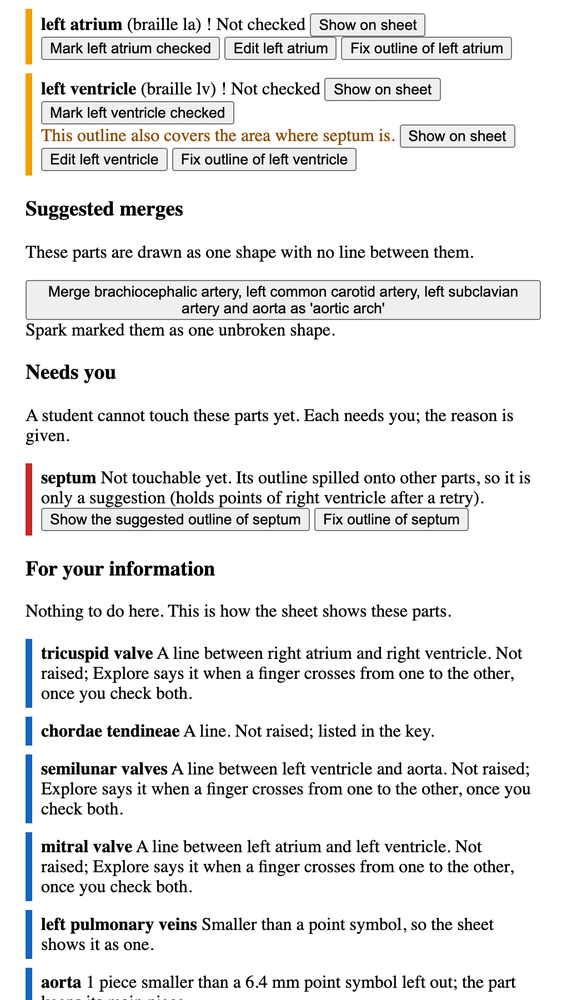
#> input picture site/img/author-review.png, 572 x 1000 px, shrunk from 1030 x 1800 before the run
$ python -i print_marks.py   (imports and definitions only)
#> lines starting #> are read from the running program, lines starting #| are printed output that depends on the picture; after the words box and inside, x2 and y2 are one past the last pixel; in counts of white or black regions, pixels touching at a corner belong together
"""Print marks on a figure, found in code with no model: label text, leader lines and ink.

Text. Thin marks are pixels that differ by more than MARK_CONTRAST from a 15 px morphological
closing (dark marks) or opening (light marks) of the gray image, so black text on a white
page and white text on a blue sea are both found. Each connected piece GLYPH_H px tall and no
wider than GLYPH_WIDE times its height is a glyph. Glyphs whose rows overlap and that sit
closer than WORD_GAP of their height chain into words. A word needs WORD_GLYPHS glyphs, a
box no taller than WORD_TALL times its tallest glyph and at least WORD_WIDE times as wide as
tall, and a ring 3 to 10 px around its box where RING_SAME of the pixels are within RING_COLOR
of the ring's median color: labels sit on a plain page, sea or tint, and anatomy does not. Text is
each word's box, grown 3 px, so a mask that fills a letter's counter is on text.

Leader lines. Straight segments (probabilistic Hough, at least LINE_MIN px) among the dark
marks that are not text, with an end within LINE_REACH px of a word. Line pixels are dark
marks within 4 px of such a segment, and, at the end away from the word, pixels within
DOT_RADIUS px that match the line's color within DOT_COLOR: the flower's red end dots.

Ink. Pixels under luminance INK_BELOW, the Arm B ink threshold: outlines, borders, black text.

Checked Oct 29 by eye on overlays of heart.png, flower.png and japan_regions.png: every
printed label is inside a word box, and no anatomy or coastline is taken for text. The
heart's leader lines are found; on the flower, the two thin ovule lines, the floral axis and
filament lines and the anther bracket are missed, and only some end dots are found. Japan
has no leader lines and none are found."""

from dataclasses import dataclass

import cv2
import numpy as np
import numpy.typing as npt

Mask = npt.NDArray[np.bool_]

MARK_KERNEL = 15
MARK_CONTRAST = 80
GLYPH_H = (14, 70)
GLYPH_WIDE = 2.5
GLYPH_MIN_PX = 15
WORD_GAP = 0.8
WORD_GLYPHS = 3
WORD_TALL = 1.45
WORD_WIDE = 1.4
RING_SAME = 0.7
RING_COLOR = 30
TEXT_GROW = 3
LINE_MIN = 50
LINE_REACH = 30
LINE_HALF_WIDTH = 4
DOT_RADIUS = 14
DOT_COLOR = 60
INK_BELOW = 64

Box = tuple[int, int, int, int]  # x0, y0, x1, y1, half-open


@dataclass(frozen=True)
class PrintMarks:
    text: Mask
    line: Mask
    ink: Mask
    words: list[Box]
    segments: list[Box]  # x0, y0, x1, y1 end points


def thin_marks(gray: npt.NDArray[np.uint8]) -> tuple[Mask, Mask]:
    k = cv2.getStructuringElement(cv2.MORPH_RECT, (MARK_KERNEL, MARK_KERNEL))
    dark = cv2.morphologyEx(gray, cv2.MORPH_BLACKHAT, k) > MARK_CONTRAST
    light = cv2.morphologyEx(gray, cv2.MORPH_TOPHAT, k) > MARK_CONTRAST
    return np.asarray(dark), np.asarray(light)


def glyphs(marks: Mask) -> list[Box]:
    n, _, st, _ = cv2.connectedComponentsWithStats(marks.astype(np.uint8), connectivity=8)
    out = []
    for i in range(1, n):
        x, y, w, h, area = (int(v) for v in st[i])
        if GLYPH_H[0] <= h <= GLYPH_H[1] and w <= GLYPH_WIDE * h and area >= GLYPH_MIN_PX:
            out.append((x, y, x + w, y + h))
    return out


def chain(boxes: list[Box]) -> list[list[Box]]:
    """Glyphs whose rows overlap by 40% of the shorter and whose gap is under WORD_GAP of
    the taller, joined transitively."""
    order = sorted(range(len(boxes)), key=lambda i: boxes[i][0])
    parent = list(range(len(boxes)))

    def find(a: int) -> int:
        while parent[a] != a:
            parent[a] = parent[parent[a]]
            a = parent[a]
        return a

    for ai, a in enumerate(order):
        _, ay0, ax1, ay1 = boxes[a]
        for c in order[ai + 1 :]:
            cx0, cy0, _, cy1 = boxes[c]
            if cx0 > ax1 + WORD_GAP * max(ay1 - ay0, cy1 - cy0):
                break
            shared = min(ay1, cy1) - max(ay0, cy0)
            if shared > 0.4 * min(ay1 - ay0, cy1 - cy0):
                parent[find(a)] = find(c)
    groups: dict[int, list[Box]] = {}
    for i, b in enumerate(boxes):
        groups.setdefault(find(i), []).append(b)
    return list(groups.values())


# [11 lines left out: function ring_same, not called in this run]


def words(image: npt.NDArray[np.uint8], marks: Mask) -> list[Box]:
    out = []
    for group in chain(glyphs(marks)):
        if len(group) < WORD_GLYPHS:
            continue
        box = (
            min(b[0] for b in group),
            min(b[1] for b in group),
            max(b[2] for b in group),
            max(b[3] for b in group),
        )
        tall = box[3] - box[1]
        if tall > WORD_TALL * max(b[3] - b[1] for b in group):
            continue
        if box[2] - box[0] < WORD_WIDE * tall or ring_same(image, box) < RING_SAME:
            continue
        out.append(box)
    return out


def find(image: npt.NDArray[np.uint8]) -> PrintMarks:
    gray = np.asarray(cv2.cvtColor(image, cv2.COLOR_RGB2GRAY), np.uint8)
    dark, light = thin_marks(gray)
    h, w = gray.shape
    found = words(image, dark) + words(image, light)
    text = np.zeros((h, w), bool)
    g = TEXT_GROW
    for x0, y0, x1, y1 in found:
        text[max(0, y0 - g) : y1 + g, max(0, x0 - g) : x1 + g] = True
    rest = (dark & ~text).astype(np.uint8) * 255
    raw = cv2.HoughLinesP(rest, 1, np.pi / 360, threshold=60, minLineLength=LINE_MIN, maxLineGap=4)
    reach = 2 * LINE_REACH + 1
    near = cv2.dilate(text.astype(np.uint8), np.ones((reach, reach), np.uint8)).astype(bool)
    line = np.zeros((h, w), bool)
    segments: list[Box] = []
    for x0, y0, x1, y1 in raw.reshape(-1, 4) if raw is not None else []:
        if not (near[y0, x0] or near[y1, x1]):
            continue
        segments.append((int(x0), int(y0), int(x1), int(y1)))
        drawn = np.zeros((h, w), np.uint8)
        cv2.line(drawn, (int(x0), int(y0)), (int(x1), int(y1)), 1, 2 * LINE_HALF_WIDTH + 1)
        own = (drawn > 0) & dark
        line |= own
        if near[y0, x0] != near[y1, x1]:
            far = (int(x0), int(y0)) if near[y1, x1] else (int(x1), int(y1))
            line |= end_dot(image, own, far)
    return PrintMarks(text, line, np.asarray(gray < INK_BELOW), found, segments)


# [15 lines left out: function end_dot, not called in this run]

>>> import cv2
>>> picture = cv2.cvtColor(cv2.imread('../../../../site/img/author-review.png'), cv2.COLOR_BGR2RGB)
>>> result = find(picture)
#> in thin_marks, `dark = cv2.morphologyEx(gray, cv2.MORPH_BLACKHAT, k) > MARK_CONTRAST`:
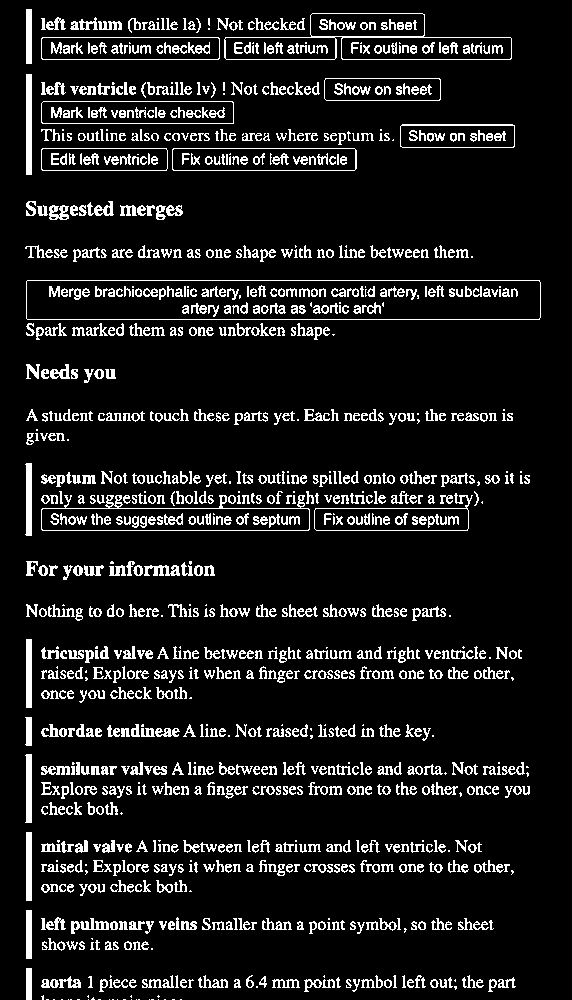
#> dark: shape (1000, 572) bool; 10.2% white in thin lines or dots, all inside (x1, y1, x2, y2) = (25, 9, 541, 1000)
#> in thin_marks, `light = cv2.morphologyEx(gray, cv2.MORPH_TOPHAT, k) > MARK_CONTRAST`:
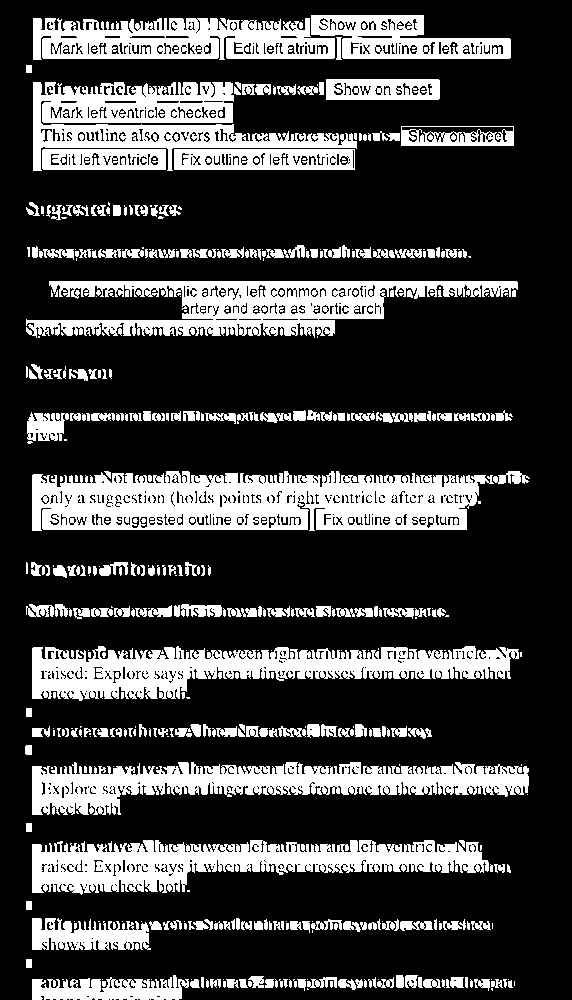
#> light: shape (1000, 572) bool; 24.1% white; 504 white regions (162 under 20 px), largest, box (x1, y1, x2, y2) and area: (32, 471, 494, 531) 20789, (32, 646, 519, 701) 14213, (32, 840, 489, 895) 13672
#> in glyphs, `n, _, st, _ = cv2.connectedComponentsWithStats(marks.astype(np.uint8),..`: n = 1183
#> in chain, `order = sorted(range(len(boxes)), key=lambda i: boxes[i][0])`: order = 25 items
#> the loop in words, `for group in chain(glyphs(marks)):` made 24 passes
#> group on passes 1 to 8: [(26, 9, 32, 64)], [(128, 18, 141, 33)], [(196, 18, 201, 33)], [(141, 82, 146, 98)], [(211, 82, 216, 98)], [(26, 201, 36, 216)], [(87, 201, 114, 216)], [(49, 205, 69, 220)]
#> after the loop in words, `for group in chain(glyphs(marks)):`: out = []
#> the loop in words (call 2), `for group in chain(glyphs(marks)):` made 8 passes
#> group on passes 1 to 8: [(336, 37, 342, 60)], [(26, 202, 40, 216), (51, 205, 62, 220)], [(31, 364, 43, 379)], [(27, 412, 69, 441)], [(31, 562, 42, 576)], [(99, 562, 128, 576), (131, 562, 137, 576)], [(185, 562, 197, 576)], [(307, 724, 320, 738)]
#> in find, `raw = cv2.HoughLinesP(rest, 1, np.pi / 360, threshold=60, minLineLengt..`: raw = 223 rows, first 6: [27, 707, 27, 639], [28, 900, 28, 832], [26, 174, 26, 74], [31, 174, 31, 74], [30, 63, 30, 9], [342, 59, 510, 59]
#> the loop in find, `for x0, y0, x1, y1 in raw.reshape(-1, 4) if raw is not None else []:` made 223 passes
#> after the loop in find, `for x0, y0, x1, y1 in raw.reshape(-1, 4) if raw is not None else []:`: segments = []

$ run again, on site/img/explore-corners.png
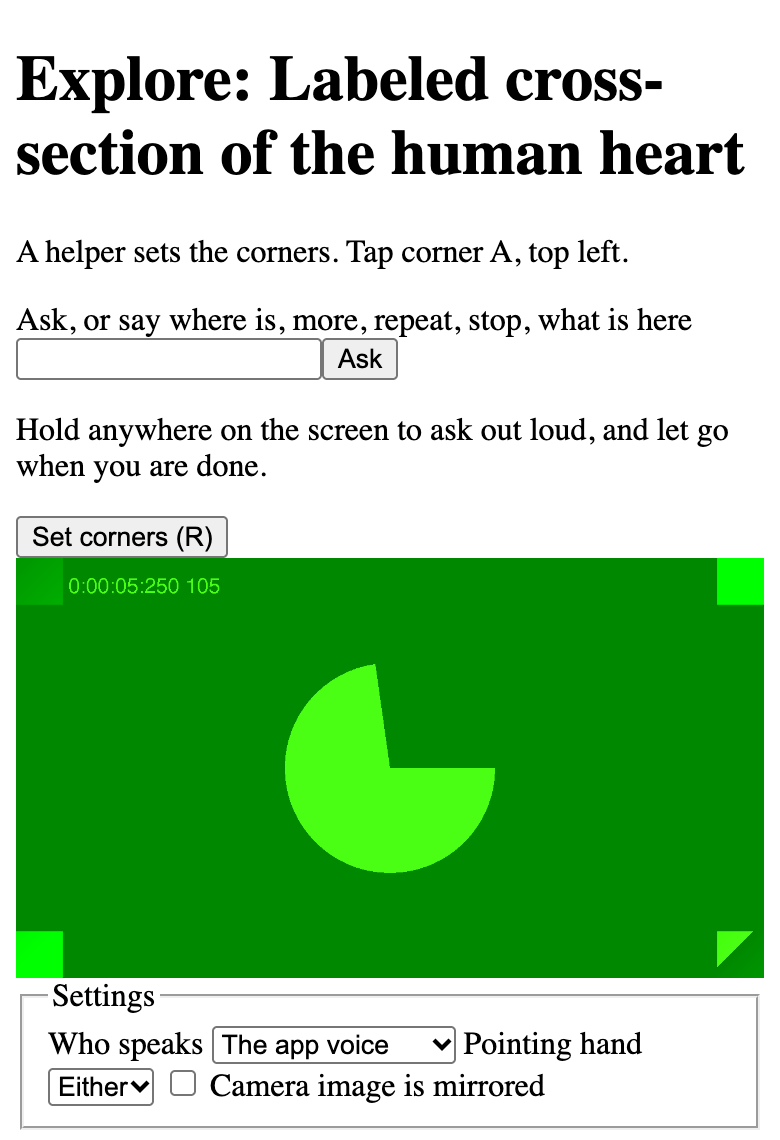
#> input picture site/img/explore-corners.png, 780 x 1140 px
#> dark: shape (1140, 780) bool; 6.4% white; 296 white regions (13 under 20 px), largest, box (x1, y1, x2, y2) and area: (16, 338, 398, 380) 1792, (23, 997, 758, 1128) 1726, (160, 994, 759, 996) 1197
#> light: shape (1140, 780) bool; 7.7% white; 410 white regions (83 under 20 px), largest, box (x1, y1, x2, y2) and area: (20, 518, 226, 556) 5778, (214, 1028, 388, 1062) 4640, (173, 310, 403, 341) 3656
#> n = 297
#> order = 252 items
#> the loop in words, `for group in chain(glyphs(marks)):` made 24 passes
#> tall on passes 1 to 8: 57, 45, 46, 29, 29, 29, 29, 26
#> after the loop in words, `for group in chain(glyphs(marks)):`: out = 20 items, first 6: (17, 56, 231, 113), (270, 56, 642, 101), (17, 129, 745, 175), (16, 240, 330, 269), (346, 240, 620, 269), (16, 308, 275, 337)
#> the loop in words (call 2), `for group in chain(glyphs(marks)):` made 30 passes
#> tall on passes 1, 2, 4, 5, 8, 9, 10, 11: 53, 43, 32, 41, 30, 30, 27, 26
#> found = 43 items, first 6: (17, 56, 231, 113), (270, 56, 642, 101), (17, 129, 745, 175), (16, 240, 330, 269), (346, 240, 620, 269), (16, 308, 275, 337)
#> the loop in find, `for x0, y0, x1, y1 in found:` made 43 passes
#> rest: shape (1140, 780); 0.93% white in thin lines or dots, all inside (x1, y1, x2, y2) = (16, 81, 764, 1129)
#> raw = 19 rows, first 6: [20, 1126, 757, 1126], [20, 1127, 757, 1127], [160, 995, 757, 995], [160, 994, 758, 994], [18, 378, 395, 378], [19, 379, 318, 379]
#> in find, `near = cv2.dilate(text.astype(np.uint8), np.ones((reach, reach), np.ui..`:
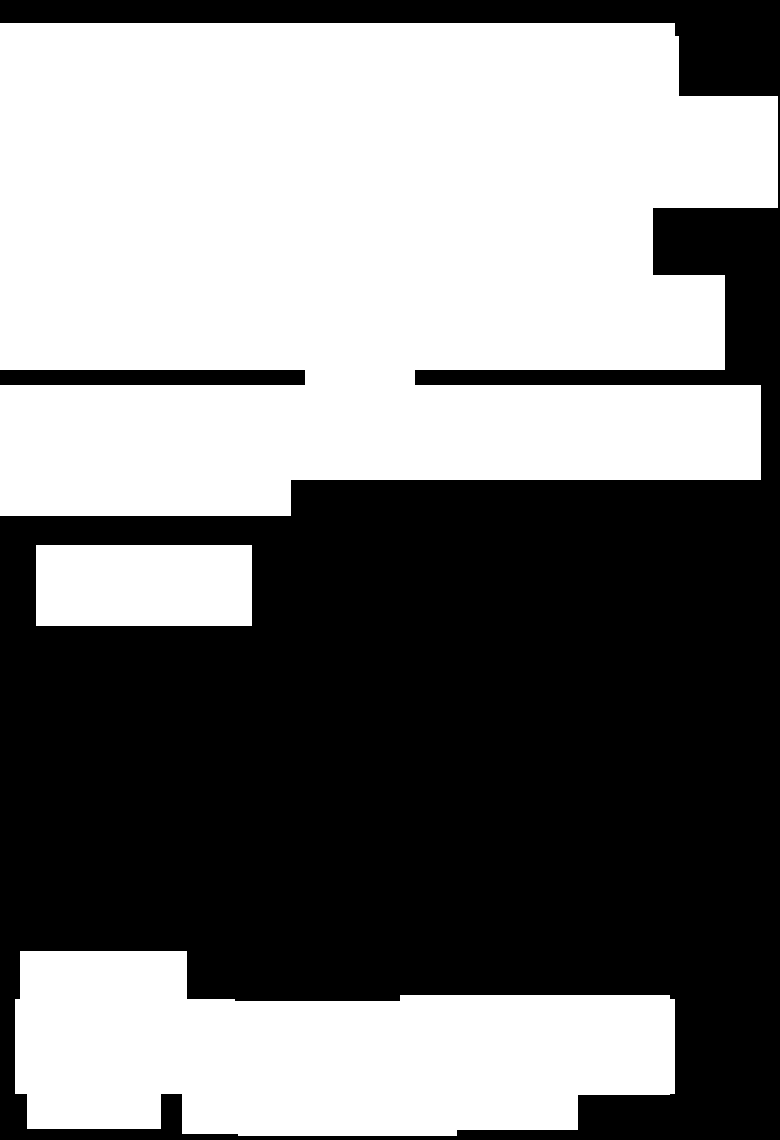
#> near: shape (1140, 780) bool; 49.8% white; 3 white regions, box (x1, y1, x2, y2) and area: (0, 23, 778, 516) 333698, (15, 951, 675, 1136) 92042, (36, 545, 252, 626) 17496
#> the loop in find, `for x0, y0, x1, y1 in raw.reshape(-1, 4) if raw is not None else []:` made 19 passes
#> (x0, y0, x1, y1) on passes 3, 4, 5, 6, 13: (743, 981, 772, 1010), (744, 980, 773, 1009), (4, 364, 33, 393), (5, 365, 34, 394), (7, 1111, 36, 1140)
#> after the loop in find, `for x0, y0, x1, y1 in raw.reshape(-1, 4) if raw is not None else []:`:
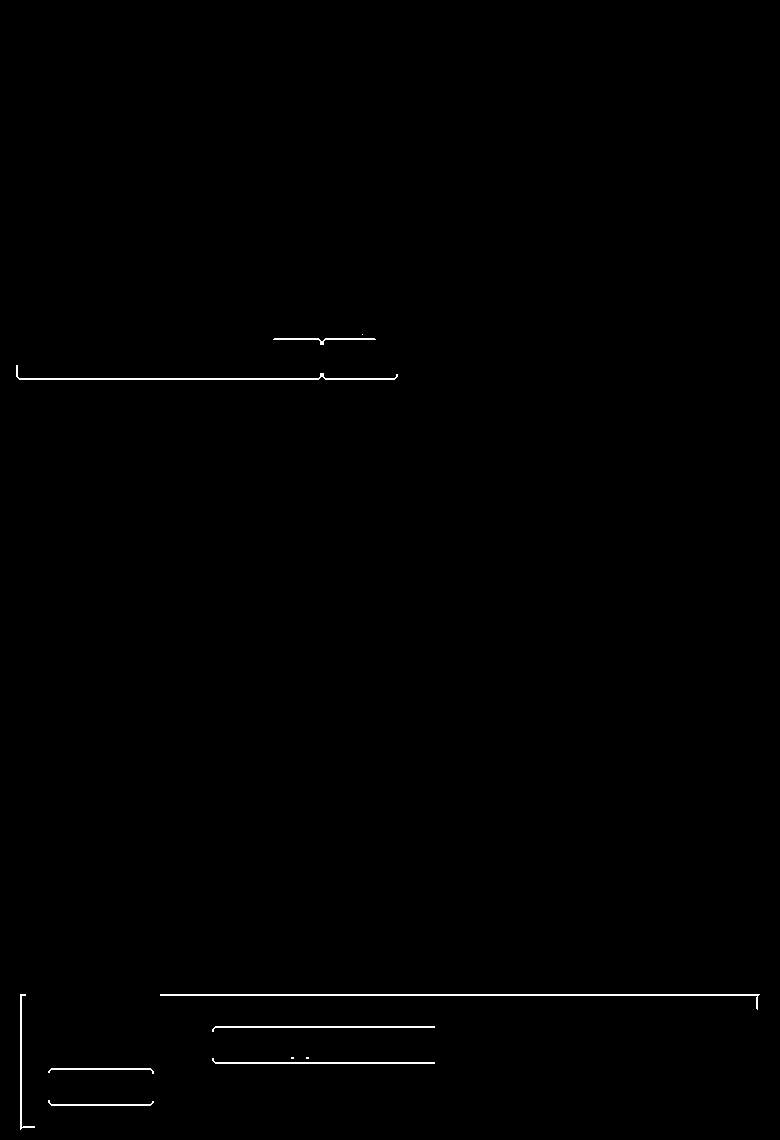
#> line: shape (1140, 780) bool; 0.44% white in thin lines or dots, all inside (x1, y1, x2, y2) = (16, 334, 760, 1130)
#> after the loop in find, `for x0, y0, x1, y1 in raw.reshape(-1, 4) if raw is not None else []:`: segments = 14 items, first 6: (160, 995, 757, 995), (160, 994, 758, 994), (18, 378, 395, 378), (19, 379, 318, 379), (214, 1062, 429, 1062), (215, 1026, 429, 1026)
